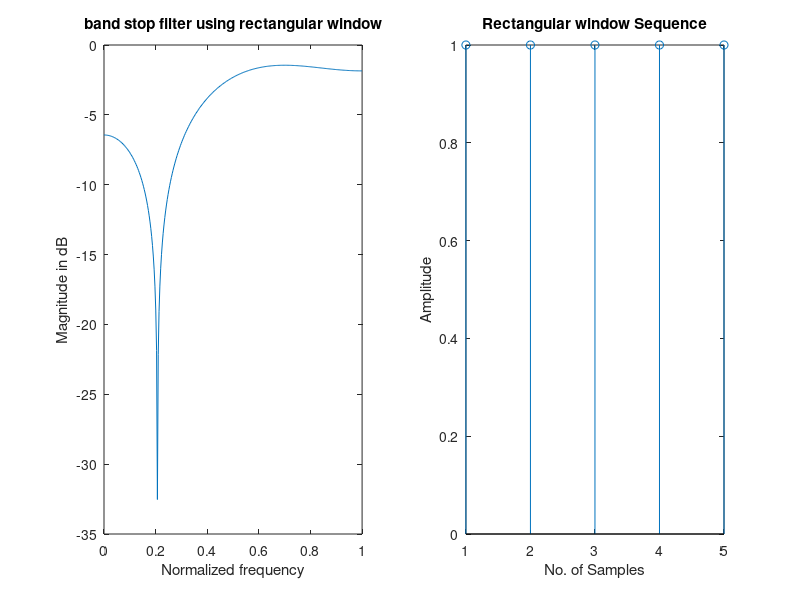

Here is the MATLAB script that generated this plot:
clc;
clear all;
close all;
wc1=0.5*pi;
wc2=0.9*pi;
eps=0.001;
N = input('Enter the value of N=');
alpha = (N-1)/2;

n = 0:1:N-1;
hd = (sin(wc2*(n-alpha+eps))-sin(wc1*(n-alpha+eps)))./(pi*(n-alpha+eps));
wr = boxcar(N);
hn = hd.*wr';
w = 0:0.01:pi;
h = freqz(hn,1,w);
subplot(1,2,1);
plot(w/pi,10*log10(abs(h)));
title('band stop filter using rectangular window');
xlabel('Normalized frequency');
ylabel('Magnitude in dB');
subplot(1,2,2);
stem(wr);
title('Rectangular window Sequence');
xlabel('No. of Samples');
ylabel('Amplitude');
